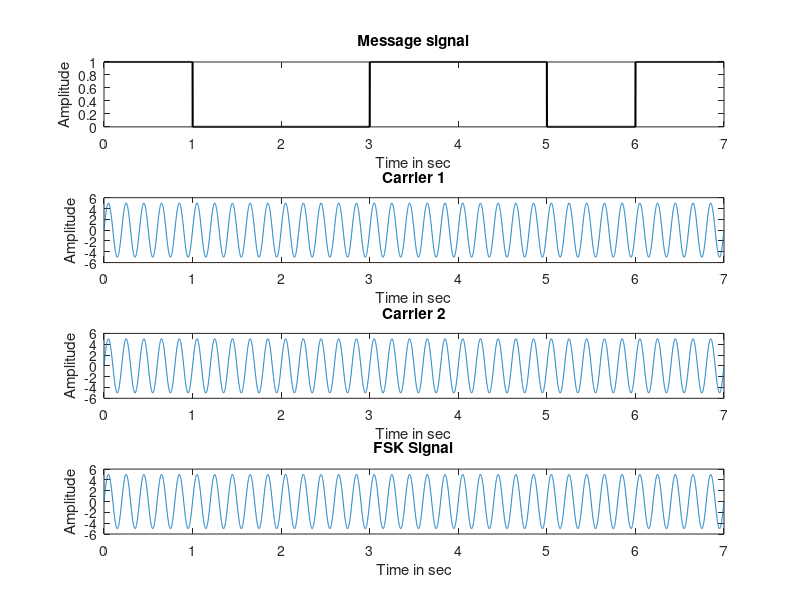

The MATLAB script that drew this image:
clear all;
close all;
clc;

amp = input("Enter amplitude of the carriers: ");
f1 = input("Enter frequency of the first carrier: ");
f2 = input("Enter frequency of the second carrier: ");
x = [1 0 0 1 1 0 1];
bit = [];

for i=1:length(x)
    if (x(i)==1)
        k = ones(1,1000);
    else
        k = zeros(1,1000);
    end
    bit = [bit k];
end

t = 0.001:0.001:length(x);
c1 = amp.*sin(2*pi*f1*t);
c2 = amp.*sin(2*pi*f2*t);

for j=1:1000*length(x)
    if(bit(j)==1)
        mbit(j) = c1(j);
    else
        mbit(j) = c2(j);
    end
end

subplot(4,1,1);
plot(t,bit,'k','lineWidth',1.5);
title("Message signal");
xlabel("Time in sec");
ylabel("Amplitude");

subplot(4,1,2);
plot(t,c1);
title("Carrier 1");
xlabel("Time in sec");
ylabel("Amplitude");

subplot(4,1,3);
plot(t,c2);
title("Carrier 2");
xlabel("Time in sec");
ylabel("Amplitude");

subplot(4,1,4);
plot(t,mbit);
title("FSK Signal");
xlabel("Time in sec");
ylabel("Amplitude");








